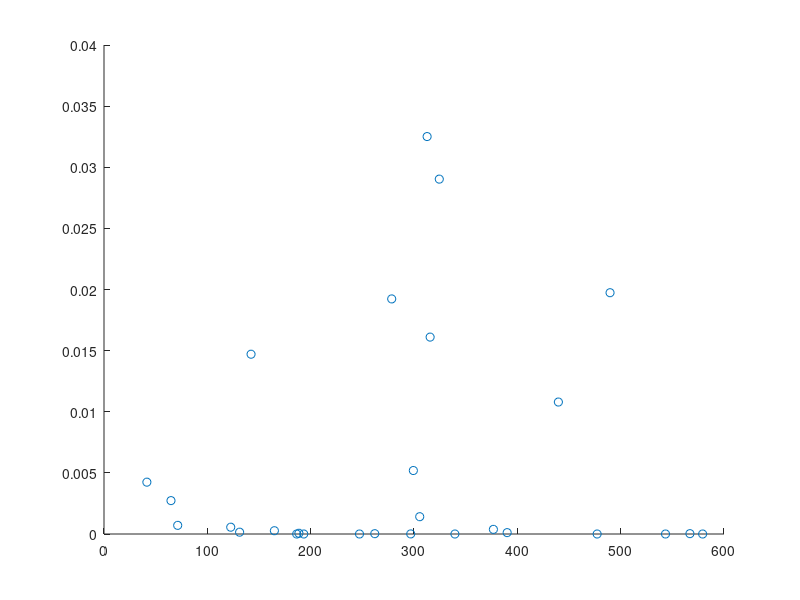

Write MATLAB code to recreate this figure.
a=5; %prior parameters
b=1;

n=30; %number of initial random gamma priors considered
n1=10; %number of datapoints used to update gamma prior
n2=10; %number of samples from each gamma posterior
true_mean=1/4;
w_s=1/5;

c=0.2;%marginal cost


suff_full=zeros(n,1);
suff_no=zeros(n,1);
posterior_full_sample=zeros(n,n1);
posterior_no_sample=zeros(n,n1);

prior=makedist('Gamma','a',3,'b',1); 
prior_sample=random(prior,n,1);

likelihood=makedist('Exponential','mu',true_mean); %real likelihood
likelihood_seller=makedist('Exponential','mu',w_s); %real likelihood

for i=1:n
    
suff_full(i)=sum(random(likelihood,n1,1)); %sufficient statistic under full information
suff_no(i)= prior_sample(i)*n1; %sufficient statistic under no information

posterior_full=makedist('Gamma','a',a+n1,'b',b+suff_full(i));
posterior_no=makedist('Gamma','a',a+n1,'b',b+suff_no(i));

posterior_full_sample(i,:)=random(posterior_full,1,n2);
posterior_no_sample(i,:)=random(posterior_no,1,n2);
end

%Ex-post prices
realized_benefit=random(likelihood,n,n2); %b^{B}
realized_benefit_seller=random(likelihood_seller,n,n2);  %b^{S}
price_full=zeros(n,n2);
price_no=zeros(n,n2);
price_seller=zeros(n,n2);

for i=1:n
    for j=1:n2
price_full(i,j)=((posterior_full_sample(i,j)*c+2)*exp(-posterior_full_sample(i,j)*realized_benefit(i,j))+c+2)/(2*posterior_full_sample(i,j)*exp(-posterior_full_sample(i,j)*realized_benefit(i,j)));
price_no(i,j)=((posterior_no_sample(i,j)*c+2)*exp(-posterior_no_sample(i,j)*realized_benefit(i,j))+c+2)/(2*posterior_no_sample(i,j)*exp(-posterior_no_sample(i,j)*realized_benefit(i,j)));
price_seller(i,j)=((w_s*c+2)*exp(-w_s*realized_benefit_seller(i,j))+c+2)/(2*w_s*exp(-w_s*realized_benefit_seller(i,j)));
    
    end
end

%Welfare calculation
welfare_full=zeros(n,n2);
welfare_no=zeros(n,n2);

for i=1:n
    for j=1:n2
welfare_full(i,j)=exp(-posterior_full_sample(i,j)*realized_benefit(i,j))*exp(-w_s*price_seller(i,j))/w_s+exp(-w_s*realized_benefit_seller(i,j))*exp(-posterior_full_sample(i,j)*price_full(i,j))/posterior_full_sample(i,j);
welfare_no(i,j)=exp(-posterior_no_sample(i,j)*realized_benefit(i,j))*exp(-w_s*price_seller(i,j))/w_s+exp(-w_s*realized_benefit_seller(i,j))*exp(-posterior_no_sample(i,j)*price_no(i,j))/posterior_no_sample(i,j);

    end
end

%Welfare comparison
welfare_delta=welfare_full-welfare_no;
mean_welfare_delta=mean(welfare_delta,2);
mean_full_welfare=mean(welfare_full,2);
mean_no_welfare=mean(welfare_no,2);

mean_price_full_buyers=mean(price_full,2);
mean_price_no_buyers=mean(price_no,2);

mean_price_sellers=mean(price_seller,2);
scatter(log(mean_price_full_buyers),mean_welfare_delta,100,'filled') %recommended prices under full info and welfare difference
scatter(log(mean_price_full_buyers),mean_full_welfare)
scatter(log(mean_price_no_buyers),mean_no_welfare)

mean_benefits_buyers=mean(realized_benefit,2);
mean_benefits_sellers=mean(realized_benefit_seller,2);

% 
% scatter(mean_benefits_buyers,mean_full_welfare)
% scatter(mean_benefits_buyers,mean_no_welfare)